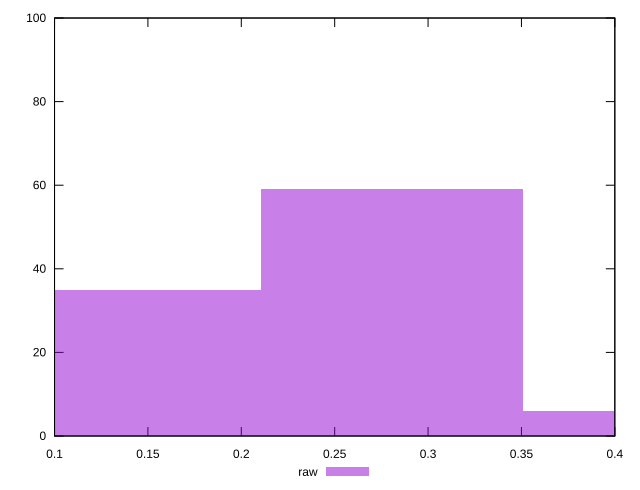

Write the gnuplot code that produced this figure.
reset

$raw <<EOF
0.1403641867462049 35
0.42109256023861474 6
0.2807283734924098 59
EOF

set key outside below
set boxwidth 0.1403641867462049
set xrange [0.1:0.4]
set yrange [0:100]
set trange [0:100]
set style fill transparent solid 0.5 noborder
set terminal svg size 640, 490 enhanced background rgb 'white'
set output "report_00015_2021-02-09T16-11-33.973Z/meta/score/samples/pages+cached/raw/histogram.svg"

plot $raw title "raw" with boxes

reset
